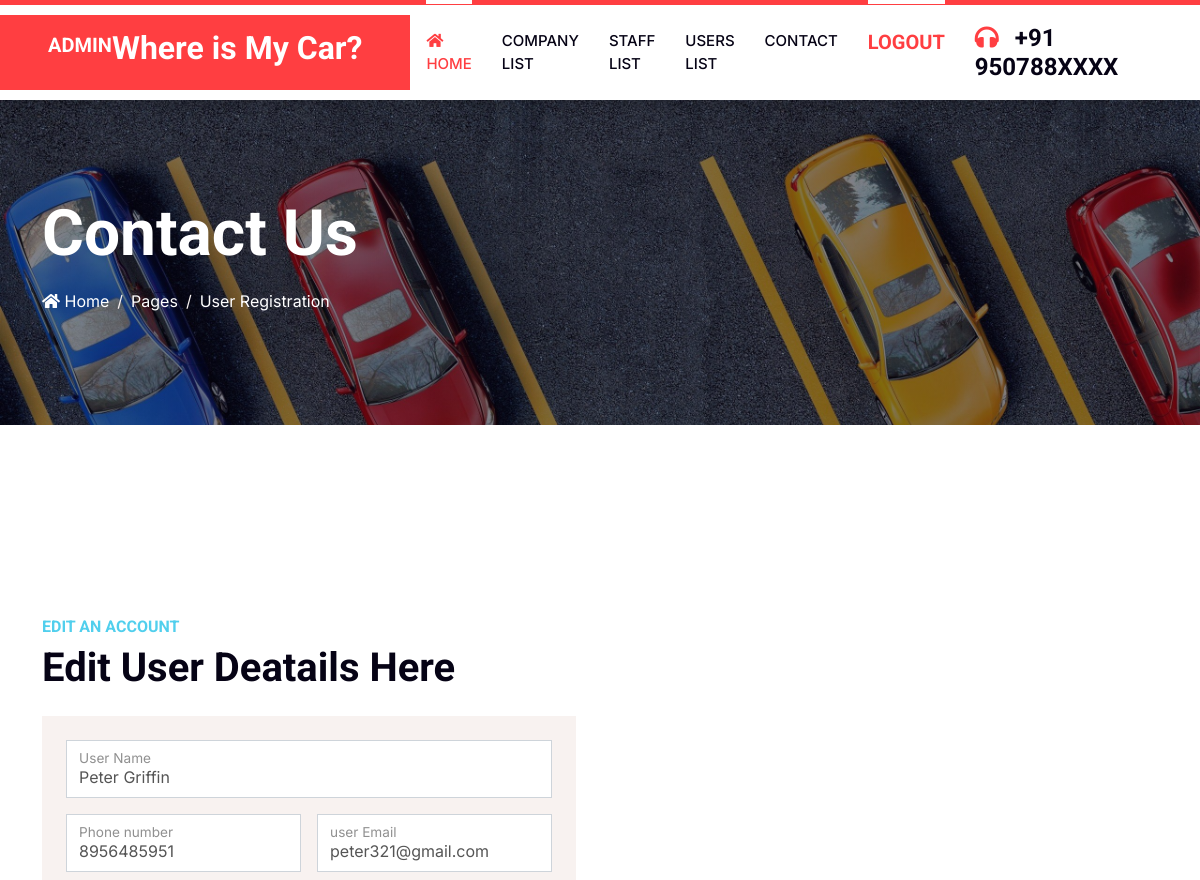
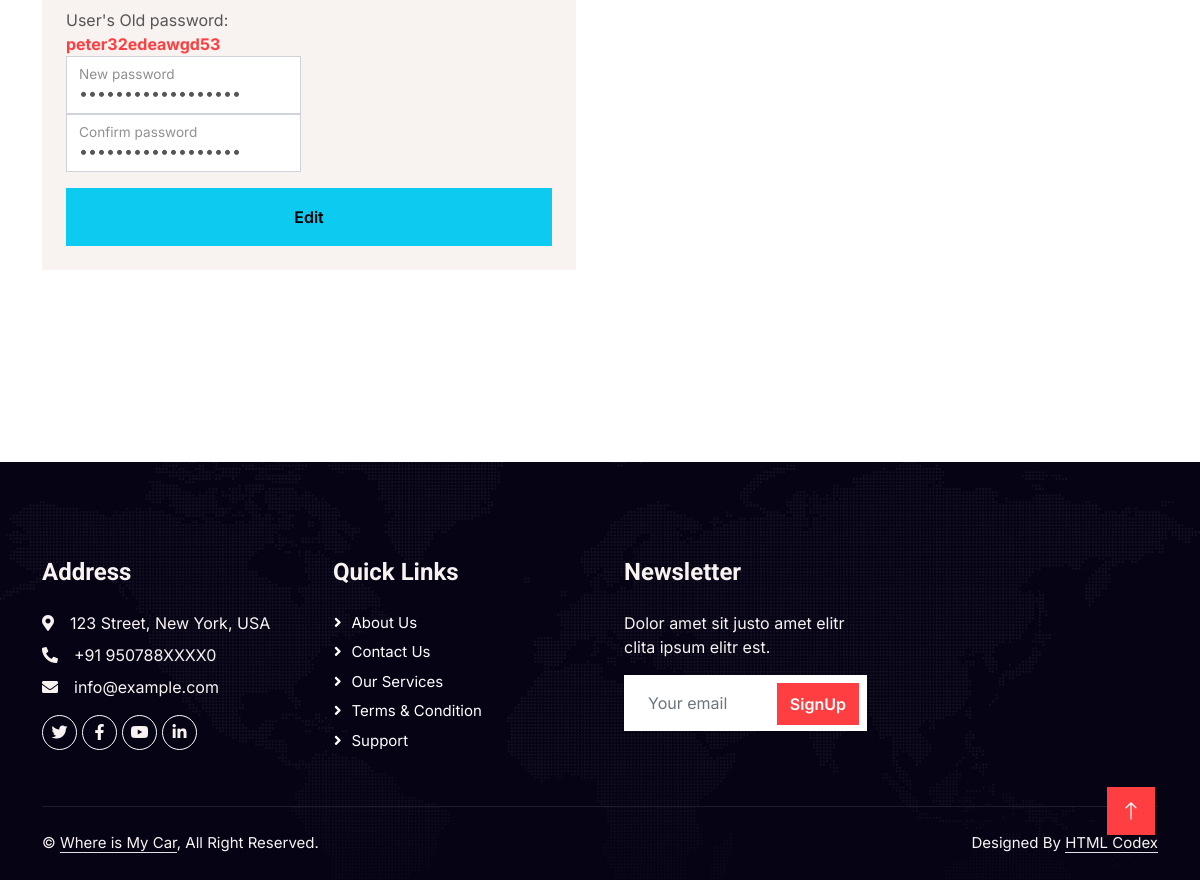
Page /user_admin_edit/1 on the committed database (2 pictures, top to bottom).
### app1/models.py (models this page shows, shortened)
class parker(models.Model):
    name = models.CharField(max_length=30)
    ph_no = models.IntegerField()
    email = models.CharField(max_length=40,unique=True)
    password = models.CharField(max_length=40)

### app1/views.py (the view)
# urls.py: path('user_admin_edit/<id>', views.user_admin_edit),#user_profile_edit
def user_admin_edit(re,id):
    if re.method == 'POST':
        a = re.POST['name']
        b = re.POST['ph_no']
        c = re.POST['email']
        d = re.POST['password']
        parker.objects.filter(pk=id).update(name=a,ph_no=b,email=c,password=d)
        messages.success(re, 'Updated successfully')
        return redirect(disp_staff_details)
    else:
        data=parker.objects.get(pk=id)
        return render(re, 'project_admin/user_admin_edit.html', {'data': data})

### template/project_admin/user_admin_edit.html (shortened to what this page needs)
<!DOCTYPE html>
<html lang="en">
<head>
    {% load static %}
    <link href="https://cdnjs.cloudflare.com/ajax/libs/font-awesome/5.10.0/css/all.min.css" rel="stylesheet">
    <link href="https://cdn.jsdelivr.net/npm/bootstrap-icons@1.4.1/font/bootstrap-icons.css" rel="stylesheet">
    <link href="{% static 'lib/animate/animate.min.css' %}" rel="stylesheet">
    <link href="{% static 'lib/owlcarousel/assets/owl.carousel.min.css' %}" rel="stylesheet">
    <link href="{% static 'css/bootstrap.min.css' %}" rel="stylesheet">
    <link href="{% static 'css/style.css' %}" rel="stylesheet">
</head>
<body>
    <nav class="navbar navbar-expand-lg bg-white navbar-light shadow border-top border-5 border-primary sticky-top p-0">
        <a href="" class="navbar-brand bg-primary d-flex align-items-center px-4 px-lg-5">
            <h5 class="text-white text-uppercase mb-3 animated slideInDown">Admin</h5>
            <h2 class="mb-2 text-white">Where is My Car?</h2>
        </a>
        <div class="collapse navbar-collapse" id="navbarCollapse">
            <div class="navbar-nav ms-auto p-4 p-lg-0">
                <a href="../admin_index" class="nav-item nav-link active"><i class="fa fa-home"></i> Home</a>
                <a href="disp_park2" class="nav-item nav-link">Company List</a>
                <a href="disp_staff_details" class="nav-item nav-link">Staff List</a>
                <a href="disp_user" class="nav-item nav-link">Users List</a>
                <a href="contact.html" class="nav-item nav-link">Contact</a>
                <a href="../login" class="nav-item nav-link active"><h5 class="text-primary m-0">LogOut</h5></a>
            </div>
            <h4 class="m-0 pe-lg-5 d-none d-lg-block"><i class="fa fa-headphones text-primary me-3"></i>+91 950788XXXX</h4>
        </div>
    </nav>
    <div class="container-fluid page-header py-5" style="margin-bottom: 6rem;">
        <div class="container py-5">
            <h1 class="display-3 text-white mb-3 animated slideInDown">Contact Us</h1>
            <nav aria-label="breadcrumb animated slideInDown">
                <ol class="breadcrumb">
                    <li class="breadcrumb-item"><a class="text-white" href=""><i class="fa fa-home"></i> Home</a></li>
                    <li class="breadcrumb-item"><a class="text-white" href="#">Pages</a></li>
                    <li class="breadcrumb-item text-white active" aria-current="page">User Registration</li>
                </ol>
            </nav>
        </div>
    </div>
    <div class="container-fluid overflow-hidden py-5 px-lg-0">
        <div class="container contact-page py-5 px-lg-0">
            <div class="row g-5 mx-lg-0">
                <div class="col-md-6 contact-form wow fadeIn" data-wow-delay="0.1s">
                    <h6 class="text-secondary text-uppercase">Edit An Account</h6>
                    <h1 class="mb-4">Edit User Deatails Here</h1>
                    <div class="bg-light p-4">
                        <form action="" method="post">
                            <div class="row g-3">
                                <div class="col-md-12">
                                    <div class="form-floating">
                                        <input type="text" class="form-control" name="name" value="{{data.name}}" placeholder="Your Name">
                                        <label>User Name</label>
                                    </div>
                                </div>
                                <div class="col-md-6">
                                    <div class="form-floating">
                                        <input type="text" class="form-control" name="ph_no" value="{{data.ph_no}}" placeholder="Phone number">
                                        <label>Phone number</label>
                                    </div>
                                </div>
                                <div class="col-md-6">
                                    <div class="form-floating">
                                        <input type="email" class="form-control" name="email" value="{{data.email}}" placeholder="Your Email">
                                        <label>user Email</label>
                                    </div>
                                </div>
                                <div class="col-md-6">
                                    <label>User's Old password:</label><label><b class="text-primary">{{data.password}}</b></label>
                                    <div class="form-floating">
                                        <input type="password" class="form-control" value="{{data.email}}" placeholder="Your password">
                                        <label>New password</label>
                                    </div>
                                    <div class="form-floating">
                                        <input type="password" class="form-control" name="password" value="{{data.email}}" placeholder="Your password">
                                        <label>Confirm password</label>
                                    </div>
                                </div>
                                <div class="col-md-12">
                                        <input type="submit" class="btn btn-info w-100 py-3" value="Edit">
                                </div>
                            </div>
                        </form>
                    </div>
                </div>
                </div>
            </div>
        </div>
    <div class="container-fluid bg-dark text-light footer pt-5 wow fadeIn" data-wow-delay="0.1s" style="margin-top: 6rem;">
        <div class="container py-5">
            <div class="row g-5">
                <div class="col-lg-3 col-md-6">
                    <h4 class="text-light mb-4">Address</h4>
                    <p class="mb-2"><i class="fa fa-map-marker-alt me-3"></i>123 Street, New York, USA</p>
                    <p class="mb-2"><i class="fa fa-phone-alt me-3"></i>+91 950788XXXX0</p>
                    <p class="mb-2"><i class="fa fa-envelope me-3"></i>info@example.com</p>
                    <div class="d-flex pt-2">
                        <a class="btn btn-outline-light btn-social" href=""><i class="fab fa-twitter"></i></a>
                        <a class="btn btn-outline-light btn-social" href=""><i class="fab fa-facebook-f"></i></a>
                        <a class="btn btn-outline-light btn-social" href=""><i class="fab fa-youtube"></i></a>
                        <a class="btn btn-outline-light btn-social" href=""><i class="fab fa-linkedin-in"></i></a>
                    </div>
                </div>
                <div class="col-lg-3 col-md-6">
                    <h4 class="text-light mb-4">Quick Links</h4>
                    <a class="btn btn-link" href="">About Us</a>
                    <a class="btn btn-link" href="">Contact Us</a>
                    <a class="btn btn-link" href="">Our Services</a>
                    <a class="btn btn-link" href="">Terms & Condition</a>
                    <a class="btn btn-link" href="">Support</a>
                </div>
                <div class="col-lg-3 col-md-6">
                    <h4 class="text-light mb-4">Newsletter</h4>
                    <p>Dolor amet sit justo amet elitr clita ipsum elitr est.</p>
                    <div class="position-relative mx-auto" style="max-width: 400px;">
                        <input class="form-control border-0 w-100 py-3 ps-4 pe-5" type="text" placeholder="Your email">
                        <button type="button" class="btn btn-primary py-2 position-absolute top-0 end-0 mt-2 me-2">SignUp</button>
                    </div>
                </div>
            </div>
        </div>
        <div class="container">
            <div class="copyright">
                <div class="row">
                    <div class="col-md-6 text-center text-md-start mb-3 mb-md-0">
                        &copy; <a class="border-bottom" href="#">Where is My Car</a>, All Right Reserved.
                    </div>
                    <div class="col-md-6 text-center text-md-end">
                        Designed By <a class="border-bottom" href="{% static 'https://htmlcodex.com">HTML Codex</a>
                    </div>
                </div>
            </div>
        </div>
    </div>
    <a href="#" class="btn btn-lg btn-primary btn-lg-square rounded-0 back-to-top"><i class="bi bi-arrow-up"></i></a>
</body>
</html>

### static/css/style.css (style rules this page uses)
:root { --primary: #FF3E41; --secondary: #51CFED; --light: #F8F2F0; --dark: #060315; }
.back-to-top { position: fixed; display: none; right: 45px; bottom: 45px; z-index: 99; }
.btn { font-weight: 600; transition: .5s; }
.btn.btn-primary, .btn.btn-secondary { color: #FFFFFF; }
.btn-lg-square { width: 48px; height: 48px; }
.btn-square, .btn-sm-square, .btn-lg-square { padding: 0; display: flex; align-items: center; justify-content: center; font-weight: normal; }
.navbar-light .navbar-nav .nav-link { position: relative; margin-right: 30px; padding: 25px 0; color: #FFFFFF; font-size: 15px; text-transform: uppercase; outline: none; }
.navbar-light .navbar-nav .nav-link:hover, .navbar-light .navbar-nav .nav-link.active { color: var(--primary); }
.navbar-light .navbar-brand, .navbar-light a.btn { height: 75px; }
.navbar-light .navbar-nav .nav-link { color: var(--dark); font-weight: 500; }
.navbar-light.sticky-top { top: -100px; transition: .5s; }
@media (min-width: 992px) { .navbar-light .navbar-nav .nav-link::before { position: absolute; content: ""; width: 0; height: 5px; top: -6px; left: 50%; background: #FFFFFF; transition: .5s; } }
@media (min-width: 992px) { .navbar-light .navbar-nav .nav-link:hover::before, .navbar-light .navbar-nav .nav-link.active::before { width: 100%; left: 0; } }
.page-header { background: linear-gradient(rgba(6, 3, 21, .5), rgba(6, 3, 21, .5)), url(../img/carousel-1.jpg) center center no-repeat; background-size: cover; }
.breadcrumb-item + .breadcrumb-item::before { color: var(--light); }
@media (min-width: 992px) { .container.contact-page { max-width: 100% !important; } }
@media (min-width: 992px) { .contact-page .contact-form { padding-left: calc(((100% - 960px) / 2) + .75rem); } }
@media (min-width: 1200px) { .contact-page .contact-form { padding-left: calc(((100% - 1140px) / 2) + .75rem); } }
.footer { background: linear-gradient(rgba(6, 3, 21, .5), rgba(6, 3, 21, .5)), url(../img/map.png) center center no-repeat; background-size: cover; }
.footer .btn.btn-social { margin-right: 5px; width: 35px; height: 35px; display: flex; align-items: center; justify-content: center; color: var(--light); border: 1px solid #FFFFFF; border-radius: 35px; transition: .3s; }
.footer .btn.btn-link { display: block; margin-bottom: 5px; padding: 0; text-align: left; color: #FFFFFF; font-size: 15px; font-weight: normal; text-transform: capitalize; transition: .3s; }
.footer .btn.btn-link::before { position: relative; content: "\f105"; font-family: "Font Awesome 5 Free"; font-weight: 900; margin-right: 10px; }
.footer .copyright { padding: 25px 0; font-size: 15px; border-top: 1px solid rgba(256, 256, 256, .1); }
.footer .copyright a { color: var(--light); }

### rows in the picture
parker: name "Peter Griffin", ph_no "8956485951", email "peter321@gmail.com", password "peter32edeawgd53"
